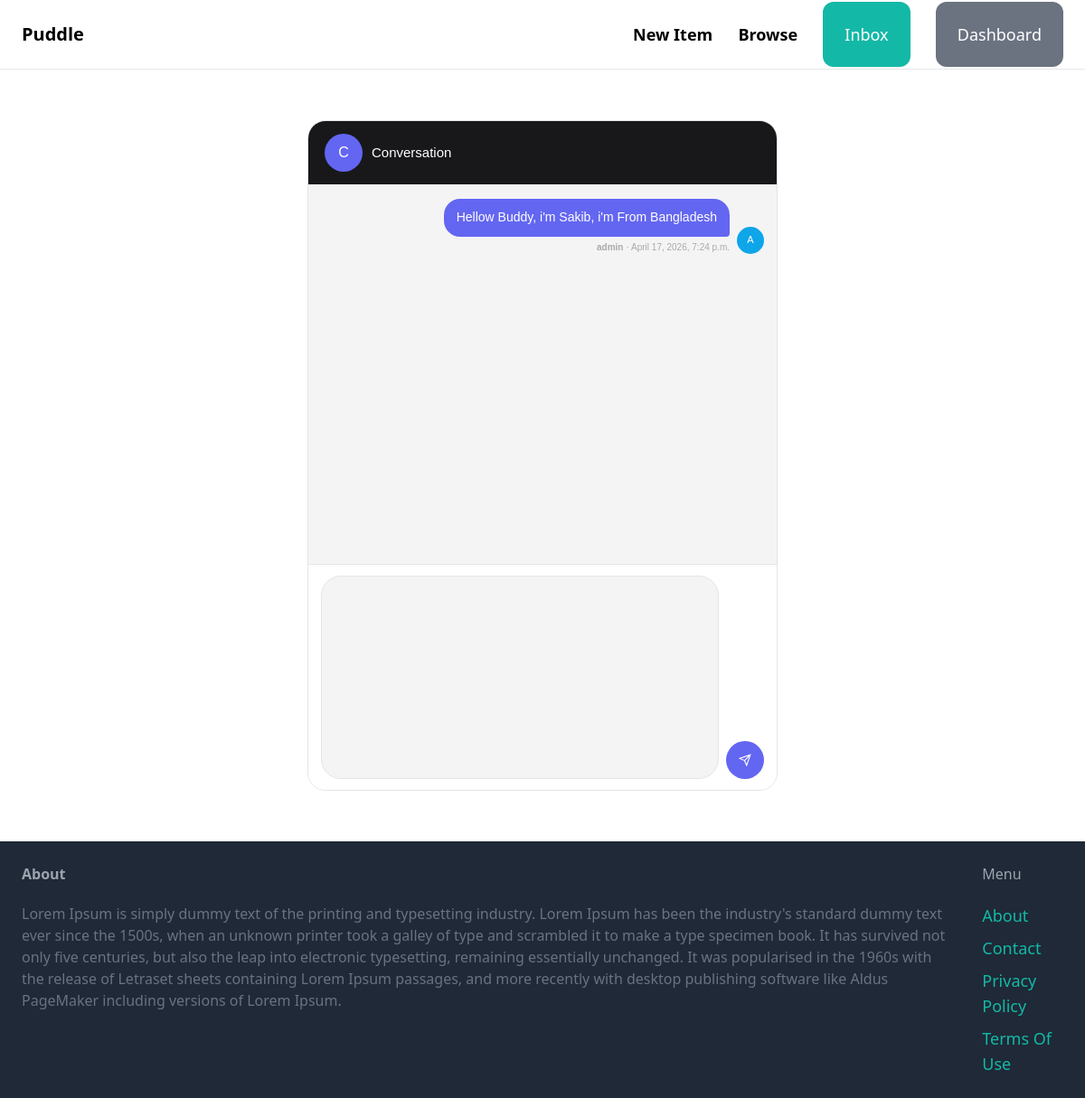
The page /inbox/1/ (signed in) on the database as committed earlier.
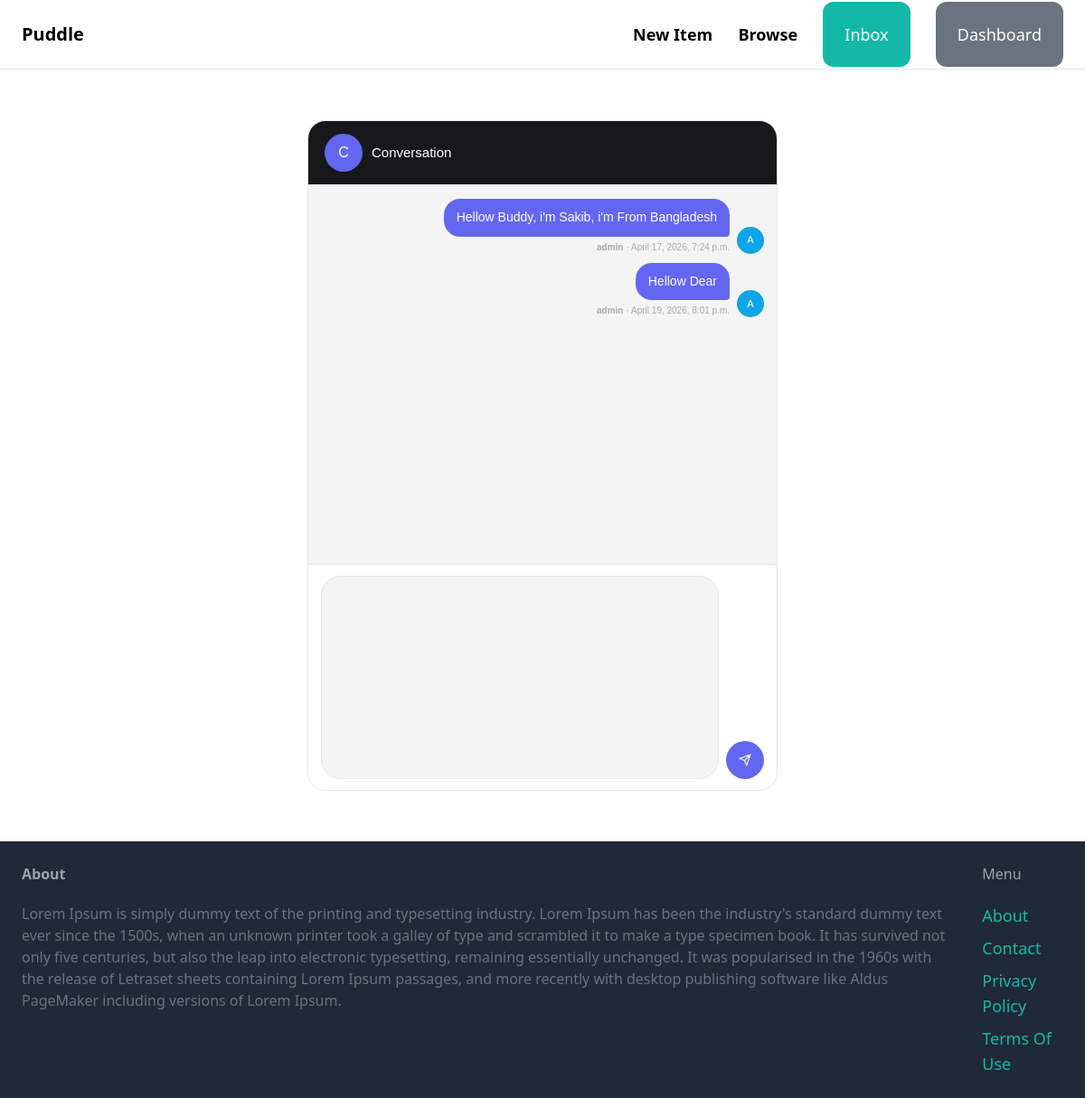
The same page on the database as committed later.
### conversation/models.py (models this page shows)
class ConversationMessage(models.Model):
    conversation = models.ForeignKey(Conversation, related_name= 'messages', on_delete=models.CASCADE)
    content = models.TextField(max_length=500, null=True)
    created_at = models.DateTimeField(auto_now_add=True)
    created_by = models.ForeignKey(User, related_name='created_messages', on_delete=models.CASCADE)

### conversation/views.py (the view)
# urls.py: path('<int:pk>/', views.detail, name='detail'),
@login_required
def detail(request,pk):
    conversation = Conversation.objects.filter(members__in=[request.user.id]).get(pk=pk)
    if request.method == 'POST':
        form = ConversationMessagesForm(request.POST)
        if form.is_valid():
            conversation_message = form.save(commit=False)
            conversation_message.conversation = conversation
            conversation_message.created_by = request.user
            conversation_message.save()
            conversation.save()
            return redirect('conversation:detail', pk=pk)
    else:
        form = ConversationMessagesForm()
    return render(request, 'conversation/detail.html', {
        'conversation': conversation,
        'form': form
    })

### conversation/forms.py
class ConversationMessagesForm(forms.ModelForm):
    class Meta:
        model = ConversationMessage
        fields = ('content',)
        widgets = {
            'content' : forms.Textarea(attrs={
                'class': 'w-full py-4 px-6 rounded-xl border'
            })
        }

### conversation/templates/conversation/detail.html (shortened to what this page needs)
{% extends "core/base.html" %}
{% block content %}
<div class="shell">
  <div class="header">
    <div class="hav">C</div>
    <p class="hname">Conversation</p>
  </div>
  <div class="chat-body">
    {% for message in conversation.messages.all %}
      <div class="msg-row {% if message.created_by == request.user %}mine{% else %}theirs{% endif %}">
        <div class="av-sm {% if message.created_by == request.user %}me{% endif %}">
          {{ message.created_by.username|first|upper }}
        </div>
        <div class="bwrap">
          <div class="bubble">{{ message.content }}</div>
          <div class="bmeta">
            <strong>{{ message.created_by.username }}</strong>
            &middot; {{ message.created_at }}
          </div>
        </div>
      </div>
    {% endfor %}
  </div>
  <form method="POST" action="." class="form-area">
    {{ form.as_p }}
    <button class="send-btn">
      <svg width="14" height="14" viewBox="0 0 24 24" fill="none" stroke="#fff" stroke-width="2">
        <path d="M22 2L11 13M22 2l-7 20-4-9-9-4 20-7z"/>
      </svg>
    </button>
  </form>
</div>
{% endblock %}

Rows that differ between the two databases and show on the page:
added ConversationMessage: created_by.username|first "A", content "Hellow Dear", created_by.username "admin", created_at "April 19, 2026, 8:01 p.m."
